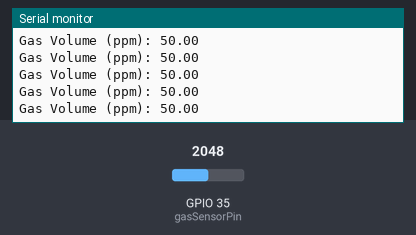
A sketch run on a simulated ESP32. Parts: the last lines printed to the serial monitor. Inputs (shaded band) come from the test bench; at power-on: GPIO 35 (gasSensorPin) = 2048.

Above: at 1.2 s.
1.3 s: GPIO 35 (gasSensorPin) set to 429
At 2.4 s:
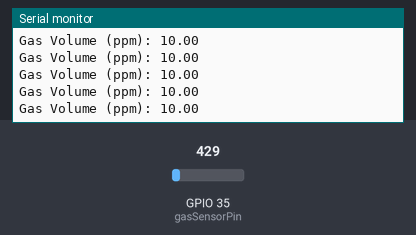
2.8 s: GPIO 35 (gasSensorPin) set to 377
At 3.7 s:
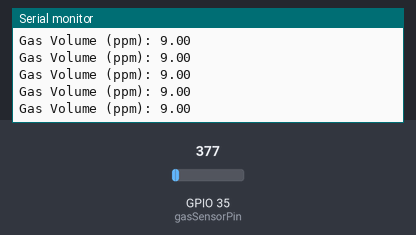
11.8 s: GPIO 35 (gasSensorPin) set to 4095
At 12.8 s:
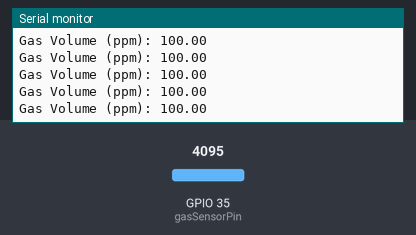
14.8 s: GPIO 35 (gasSensorPin) set to 4047
At 15.6 s:
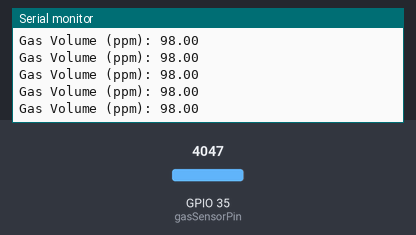
Timing chart, 0 to 17.8 s (numbered marks = the images above; inputs shaded):
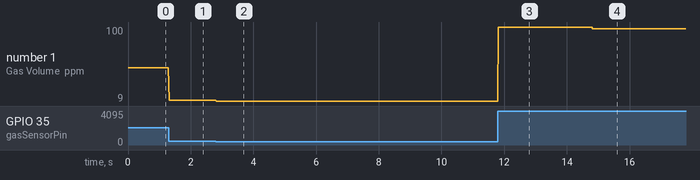

The sketch:

Gas_Test.ino
```cpp
#define gasSensorPin 35

void setup() {
  Serial.begin(9600);
  pinMode(gasSensorPin, INPUT);
}

void loop() {
  int gasSensorValue = analogRead(gasSensorPin);
  float gasRatio = map(gasSensorValue, 0, 4095, 0, 100);
    Serial.print("Gas Volume (ppm): ");
    Serial.println(gasRatio);
}
```

Measured:
- after the input at 1.3 s, the serial monitor: prints a new line at once (image 1)
- after the input at 2.8 s, the serial monitor: prints a new line at once (image 2)
- after the input at 11.8 s, the serial monitor: prints a new line at once (image 3)
- after the input at 14.8 s, the serial monitor: prints a new line at once (image 4)
- plotted number 1: 50 → 10 after the input at 1.3 s, 10 → 9 after the input at 2.8 s, 9 → 100 after the input at 11.8 s, 100 → 98 after the input at 14.8 s
